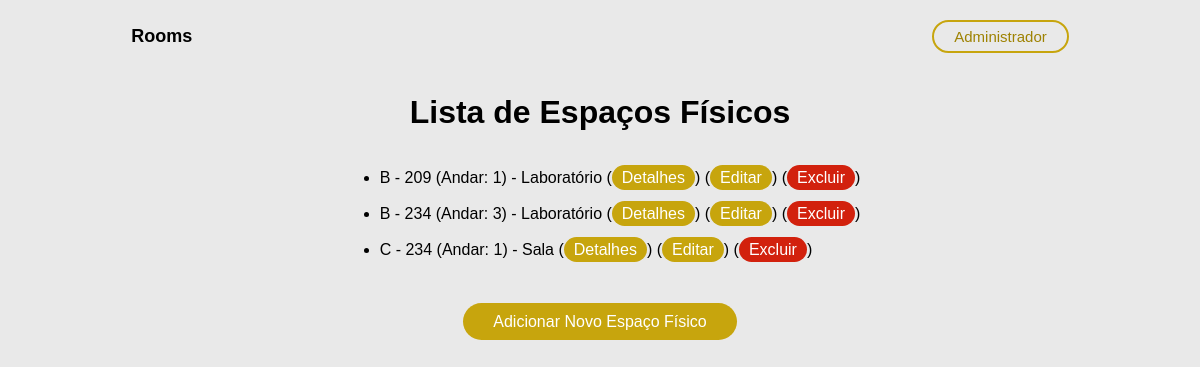
/spaces/, run on the app's committed database.
### core/models.py (models this page shows, shortened)
class PhysicalSpace(models.Model):
    space_id = models.AutoField(primary_key=True)
    space_floor = models.IntegerField()
    space_number = models.IntegerField()
    space_block = models.CharField(max_length=1)
    space_type = models.BooleanField()

### users/views.py (the view)
# urls.py: path('spaces/', views.space_list, name='space_list'),
def space_list(request):
    spaces = PhysicalSpace.objects.all()
    return render(request, 'space_list.html', {'spaces': spaces})

### templates/space_list.html (shortened to what this page needs)
{% load static %}
<!DOCTYPE html>
<html lang="en">
<head>
    <link rel="stylesheet" href="{% static 'css/list.css' %}" />
</head>
<body>
    <header>
        <div class="logo">Rooms</div>
        <div class="login">Administrador</div>
    </header>
    <h1>Lista de Espaços Físicos</h1>
    <div class="contentList">
        <ul>
            {% for space in spaces %}
                <li>{{ space.space_block }} - {{ space.space_number }} (Andar: {{ space.space_floor }}) - {% if space.space_type %}Laboratório{% else %}Sala{% endif %}
                    (<a class="options" href="{% url 'space_detail' pk=space.pk %}">Detalhes</a>)
                    (<a class="options" href="{% url 'space_update' pk=space.pk %}">Editar</a>)
                    (<a class="optionsE" href="{% url 'space_delete' pk=space.pk %}">Excluir</a>)
                </li>
            <br>
            {% empty %}
                <li>Nenhum espaço físico encontrado.</li>
            {% endfor %}
        </ul>
    </div>
    <div class="alignA">
        <a class="return" href="{% url 'space_create' %}">Adicionar Novo Espaço Físico</a>
    </div>
</body>
</html>

### static/css/list.css (style rules this page uses)
body { margin: 0; font-family: "Montserrat", sans-serif; font-optical-sizing: auto; font-style: normal; background-color: #e9e9e9; }
header { display: flex; justify-content: center; align-items: center; padding: 20px 300px; background-color: #e9e9e9; }
.logo { font-size: 18px; font-weight: bold; margin-right: 700px; }
.login { margin-left: 40px; font-size: 15px; cursor: pointer; color: #9e8202; padding: 6px 20px; border: 2px solid #c7a50d; border-radius: 20px; background-color: transparent; transition: background-color 0.3s, color 0.3s; }
h1 { text-align: center; }
.alignA { margin-top: 20px; text-align: center; }
.return { padding: 10px 30px; font-size: 16px; color: #fff; background-color: #c7a50d; border: none; cursor: pointer; border-radius: 20px; transition: background-color 0.3s, color 0.3s; text-decoration: none; }
.options { padding: 4px 10px; font-size: 16px; color: #fff; background-color: #c7a50d; border: none; cursor: pointer; border-radius: 20px; transition: background-color 0.3s, color 0.3s; text-decoration: none; }
.optionsE { padding: 4px 10px; font-size: 16px; color: #fff; background-color: #d2210d; border: none; cursor: pointer; border-radius: 20px; transition: background-color 0.3s, color 0.3s; text-decoration: none; }
.contentList { display: flex; justify-content: center; }

### data on the page
PhysicalSpace: space_block "B", space_number "209", space_floor "1", space_type "Laboratório"
PhysicalSpace: space_block "B", space_number "234", space_floor "3", space_type "Laboratório"
PhysicalSpace: space_block "C", space_number "234", space_floor "1", space_type "Sala"
